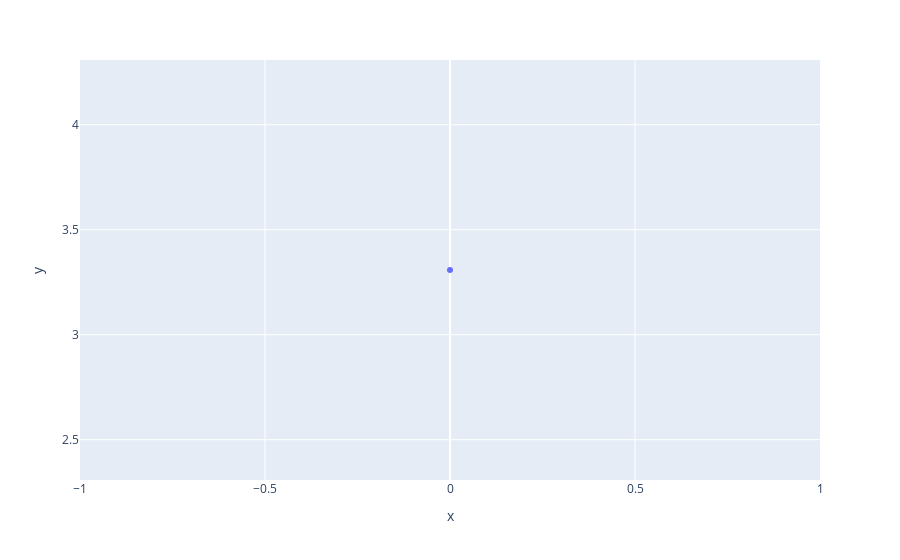

The notebook cell saved with this chart:
### Code cell
px.scatter(
    x=range(len(lossdevi)),
    y=lossdevi,
    trendline='lowess'
)

### Figure 1 — Plotly figure (JSON) as saved in the notebook; plotly's stock layout.template omitted (floating-point values rounded to 4 significant figures)
{"data": [{"hovertemplate": "x=%{x}<br>y=%{y}<extra></extra>", "legendgroup": "", "marker": {"color": "#636efa", "symbol": "circle"}, "mode": "markers", "name": "", "orientation": "v", "showlegend": false, "type": "scatter", "x": [0], "xaxis": "x", "y": [3.308], "yaxis": "y"}, {"hovertemplate": "<extra></extra>", "legendgroup": "", "marker": {"color": "#636efa", "symbol": "circle"}, "mode": "lines", "name": "", "showlegend": false, "type": "scatter", "xaxis": "x", "yaxis": "y"}], "layout": {"legend": {"tracegroupgap": 0}, "margin": {"t": 60}, "xaxis": {"anchor": "y", "domain": [0, 1], "title": {"text": "x"}}, "yaxis": {"anchor": "x", "domain": [0, 1], "title": {"text": "y"}}}}
